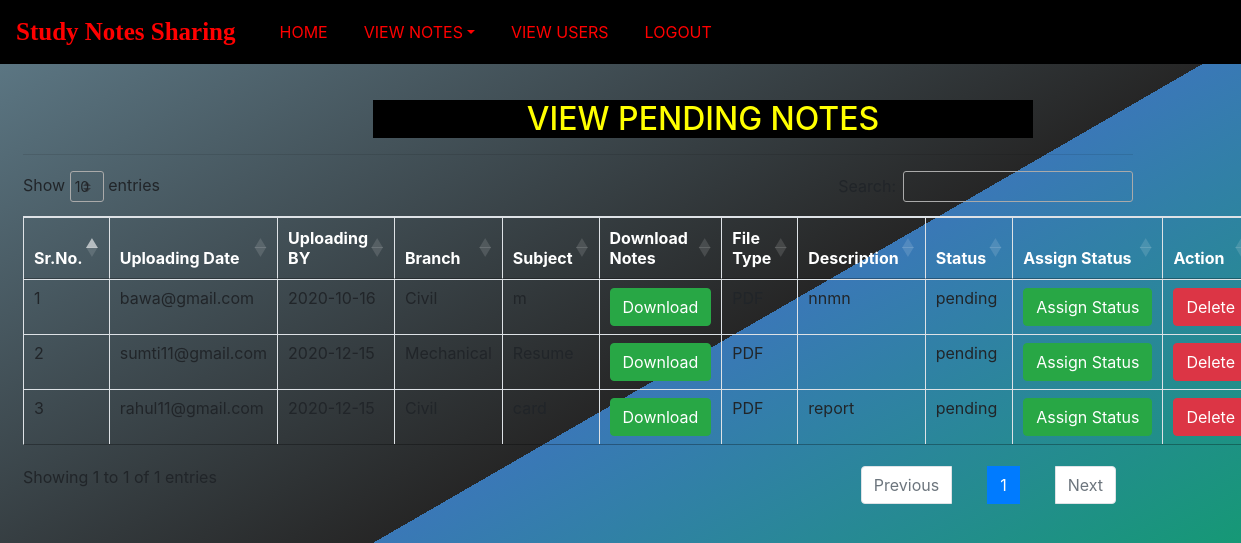
The app's page /pending_notes/ (signed in), older data.
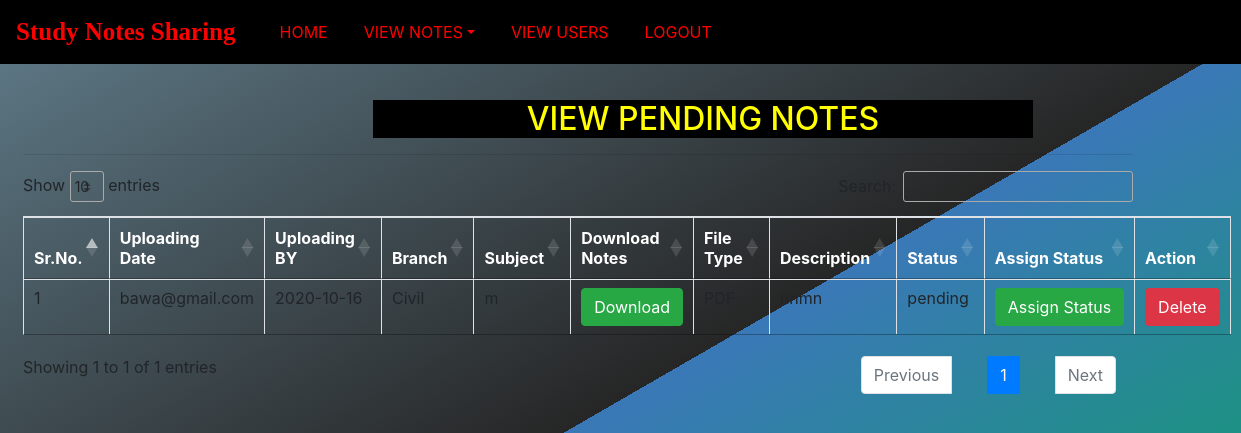
The same page, newer data.
### notes/models.py (models this page shows, shortened)
class Notes(models.Model):
    user=models.ForeignKey(User,on_delete=models.CASCADE)
    uploadingdate=models.CharField(max_length=30)
    branch=models.CharField(max_length=30)
    subject=models.CharField(max_length=30)
    notesfile=models.FileField(null=True)
    filetype=models.CharField(max_length=30,null=True)
    description=models.CharField(max_length=200,null=True)
    status=models.CharField(max_length=15)

### notes/views.py (the view)
# urls.py: path('pending_notes/',views.pending_notes,name="pending_notes"),
def pending_notes(request):
    if not request.user.is_authenticated:
        return redirect('login_admin')
    notes=Notes.objects.filter(status="pending")
    d={'notes':notes}
    return render(request,'pending_notes.html',d)

### notes/templates/pending_notes.html (shortened to what this page needs)
{% extends 'admin_nav.html' %}
 {% load static %}
 {% block body %}
<link rel="stylesheet" href="https://cdnjs.cloudflare.com/ajax/libs/twitter-bootstrap/4.5.2/css/bootstrap.css">
<link rel="stylesheet" href="https://cdn.datatables.net/1.10.22/css/dataTables.bootstrap4.min.css">
 <div class="container mt-5 ml-2">
   <h2 class="text-center">VIEW PENDING NOTES</h2>
   <hr>
   <table class="table table-bordered" id="example">
     <thead style="color:white">
       <tr>
         <th>Sr.No.</th>
         <th>Uploading Date</th>
         <th>Uploading BY</th>
         <th>Branch</th>
         <th>Subject</th>
         <th>Download Notes</th>
         <th>File Type</th>
         <th>Description</th>
         <th>Status</th>
         <th>Assign Status</th>
         <th>Action</th>
       </tr>
       </thead>
       {% for i in notes %}
       <tbody>
       <tr>
         <td>{{forloop.counter}}</td>
         <td>{{i.user.username}}</td>
         <td>{{i.uploadingdate}}</td>
         <td>{{i.branch}}</td>
         <td>{{i.subject}}</td>
         <td><a href="{{i.notesfile.url}}" class=" btn btn-success"download>Download</a></td>
         <td>{{i.filetype}}</td>
         <td>{{i.description}}</td>
         <td>{{i.status}}</td>
         <td><a href="{% url 'assign_status' i.id %}" class=" btn btn-success">Assign&nbsp;Status</a></td>
         <td><a href="{% url 'delete_notes' i.id %}" class=" btn btn-danger" onclick="return confirm('Are you sure?')">Delete</a></td>
       </tr>
       {% endfor %}
     </tbody>
   </table>
 </div>
 {% endblock body %}

Row changes from the older to the newer data that the page shows:
removed Notes: user.username "sumti11@gmail.com", uploadingdate "2020-12-15", branch "Mechanical", filetype "PDF", status "pending"
removed Notes: user.username "rahul11@gmail.com", uploadingdate "2020-12-15", filetype "PDF", description "report", status "pending"
